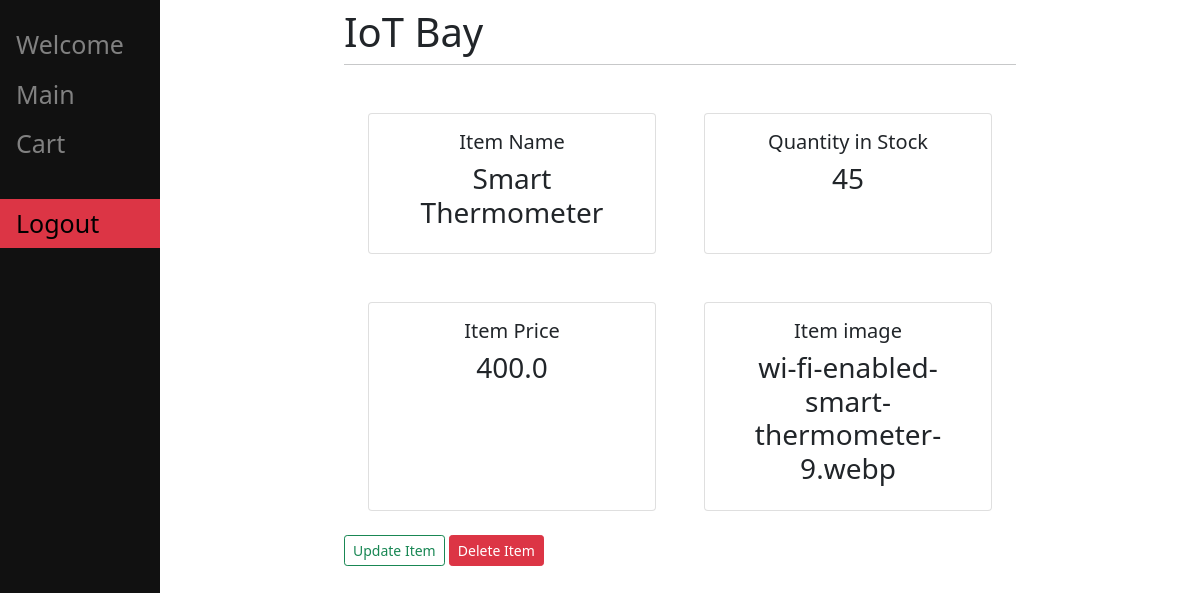
Page /view_item/3 (signed in) on the committed database.
### main/models.py (models this page shows, shortened)
class Item(models.Model):
    name = models.CharField(max_length=100)
    stock_num = models.IntegerField()
    price = models.FloatField(null=True)
    image = models.ImageField(null=True, blank=True)

### main/views.py (the view)
# urls.py: path('view_item/<int:pk>', v.view_item, name="view_item"),
def view_item(request, pk):
    if not request.user.is_authenticated:
        return redirect("/home")
    if request.user.is_staff or request.user.is_superuser:
        item = get_object_or_404(Item, pk=pk)
        context = {"item": item}
        return render(request, "Product_management/view_item.html", context=context)

### main/templates/Product_Management/view_item.html (shortened to what this page needs)
{% extends "main/base.html" %}
{% block content %}
<div class="content-section">
    <div class="row mx-auto justify-content-center">
        <div class="card m-4" style="width: 18rem;">
            <div class="card-body">
                 <h5 class="cart.title text-center">Item Name</h5>
                 <h3 class="text-center">{{ item.name }}</h3>
            </div>
        </div>
        <div class="card m-4" style="width: 18rem;">
            <div class="card-body">
                 <h5 class="cart.title text-center">Quantity in Stock</h5>
                 <h3 class="text-center">{{ item.stock_num }}</h3>
            </div>
        </div>
        <div class="card m-4" style="width: 18rem;">
            <div class="card-body">
                 <h5 class="cart.title text-center">Item Price</h5>
                 <h3 class="text-center">{{ item.price }}</h3>
            </div>
        </div>
        <div class="card m-4" style="width: 18rem;">
            <div class="card-body">
                 <h5 class="cart.title text-center">Item image</h5>
                 <h3 class="text-center">{{ item.image }}</h3>
            </div>
        </div>
    </div>
</div>
<a class="btn btn-outline-success btn-sm" href="{% url 'update_item' item.id%}">Update Item</a>
<a class="btn btn-danger btn-sm" href="{% url 'delete_item' item.id%}">Delete Item</a>
{%endblock%}

### rows in the picture
Item: name "Smart Thermometer", stock_num "45", price "400.0", image "wi-fi-enabled-smart-thermometer-9.webp"
